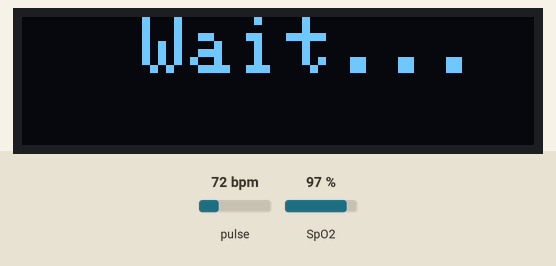
Recording of a sketch running on a simulated Arduino Uno, built with avr-gcc and run on an emulated ATmega328P. On the bench: 128×32 one-colour display. The inputs (shaded band) are chosen by the test bench; at power-on: pulse 72 bpm, SpO2 97 %. The display library's start-up logo is not drawn.

Above: at 3.1 s.
At 13.2 s:
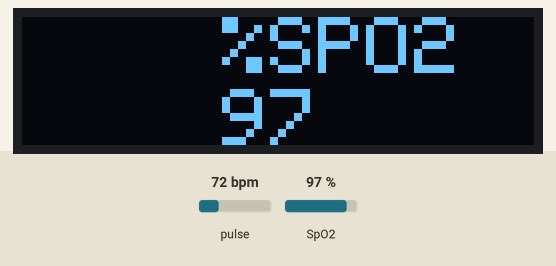

Measured:
- what the display in image 0 shows lasts 10.1 s, from 3.1 s to 13.2 s

The sketch:

spo2_max30102_v1.ino
```cpp
/* This code works with MA30102 + 128x32 OLED i2c + Arduino nano
 * It displays average %spo2 on the screen, updates every 1 sec.
 * The firmware is provided as is. Accuracy of the result depends on many factors e.g. the enclosure, finger pressure,
 * excessive ambient light, therefore accuracy is not guaranteed
 */
#include <Adafruit_GFX.h>        //OLED libraries
#include <Adafruit_SSD1306.h>
#include <Wire.h>
#include "MAX30105.h"
#include "spo2_algorithm.h"

MAX30105 particleSensor;

#define MAX_BRIGHTNESS 255

#if defined(__AVR_ATmega328P__) || defined(__AVR_ATmega168__)
//Arduino Uno doesn't have enough SRAM to store 100 samples of IR led data and red led data in 32-bit format
//To solve this problem, 16-bit MSB of the sampled data will be truncated. Samples become 16-bit data.
uint16_t irBuffer[100]; //infrared LED sensor data
uint16_t redBuffer[100];  //red LED sensor data
#else
uint32_t irBuffer[100]; //infrared LED sensor data
uint32_t redBuffer[100];  //red LED sensor data
#endif

int32_t bufferLength; //data length
int32_t spo2; //SPO2 value
int8_t validSPO2; //indicator to show if the SPO2 calculation is valid
int32_t heartRate; //heart rate value
int8_t validHeartRate; //indicator to show if the heart rate calculation is valid
long lastfingerTime=0;
long contfingerDur=0;

#define SCREEN_WIDTH 128 // OLED display width, in pixels
#define SCREEN_HEIGHT 32 // OLED display height, in pixels
#define OLED_RESET    -1 // Reset pin # (or -1 if sharing Arduino reset pin)

Adafruit_SSD1306 display(SCREEN_WIDTH, SCREEN_HEIGHT,&Wire,OLED_RESET);//Declaring the display name (display)

void setup()
{
  //Serial.begin(9600); // initialize serial communication at 115200 bits per second:

  display.begin(SSD1306_SWITCHCAPVCC, 0x3C); //Start the OLED display
  display.display();
  delay(3000);

  particleSensor.begin(Wire, I2C_SPEED_FAST); //Initialize sensor
  //Serial.println(F("Attach sensor to finger with rubber band. Press any key to start conversion"));
  //while (Serial.available() == 0) ; //wait until user presses a key
  //Serial.read();

  byte ledBrightness = 60; //Options: 0=Off to 255=50mA
  byte sampleAverage = 4; //Options: 1, 2, 4, 8, 16, 32
  byte ledMode = 2; //Options: 1 = Red only, 2 = Red + IR, 3 = Red + IR + Green
  byte sampleRate = 200; //Options: 50, 100, 200, 400, 800, 1000, 1600, 3200
  int pulseWidth = 411; //Options: 69, 118, 215, 411
  int adcRange = 4096; //Options: 2048, 4096, 8192, 16384

  particleSensor.setup(ledBrightness, sampleAverage, ledMode, sampleRate, pulseWidth, adcRange); //Configure sensor with these settings
}

void loop()
{
  bufferLength = 100; //buffer length of 100 stores 4 seconds of samples running at 25sps

  //read the first 100 samples, and determine the signal range
  for (byte i = 0 ; i < bufferLength ; i++)
  {
    while (particleSensor.available() == false) //do we have new data?
      particleSensor.check(); //Check the sensor for new data

    redBuffer[i] = particleSensor.getRed();
    while(redBuffer[i] < 10000){
      display.clearDisplay();
      display.setTextSize(1);
      display.setTextColor(WHITE);
      display.setCursor(30,5);
      display.println("Please Place ");
      display.setCursor(30,15);
      display.println("your finger ");
      display.display();

      particleSensor.nextSample();
      redBuffer[i] = particleSensor.getRed();

      lastfingerTime = 0;contfingerDur=0;
    }

    irBuffer[i] = particleSensor.getIR();
    particleSensor.nextSample(); //We're finished with this sample so move to next sample

    display.clearDisplay();
    display.setTextSize(2);
    display.setTextColor(WHITE);
    display.setCursor(30,0);
    display.println("Wait...");
    display.display();

    if (lastfingerTime == 0){lastfingerTime = millis();}
    contfingerDur=millis()-lastfingerTime;
  }

  //calculate heart rate and SpO2 after first 100 samples (first 4 seconds of samples)
  maxim_heart_rate_and_oxygen_saturation(irBuffer, bufferLength, redBuffer, &spo2, &validSPO2, &heartRate, &validHeartRate);

  //Continuously taking samples from MAX30102.  Heart rate and SpO2 are calculated every 1 second
  while (1)
  {
    if (contfingerDur > 10000 && validSPO2 == 1){ // wait for 10 secs
      display.clearDisplay();
      display.setTextSize(2);//Near it display the average BPM you can display the BPM if you want
      display.setTextColor(WHITE);
      display.setCursor(50,0);
      display.println("%SPO2");
      display.setCursor(50,18);
      display.println(spo2);
      display.display();
    }
    else{
      display.clearDisplay();
      display.setTextSize(2);
      display.setTextColor(WHITE);
      display.setCursor(30,0);
      display.println("Wait...");
      display.display();
    }
    //dumping the first 25 sets of samples in the memory and shift the last 75 sets of samples to the top
    for (byte i = 25; i < 100; i++)
    {
      redBuffer[i - 25] = redBuffer[i];
      irBuffer[i - 25] = irBuffer[i];
    }

    //take 25 sets of samples before calculating the heart rate.Should take 1 sec
    for (byte i = 75; i < 100; i++)
    {
      while (particleSensor.available() == false) //do we have new data?
        particleSensor.check(); //Check the sensor for new data

      //digitalWrite(readLED, !digitalRead(readLED)); //Blink onboard LED with every data read

      redBuffer[i] = particleSensor.getRed();
      while(redBuffer[i] < 10000){
        display.clearDisplay();
        display.setTextSize(1);
        display.setTextColor(WHITE);
        display.setCursor(30,5);
        display.println("Please Place ");
        display.setCursor(30,15);
        display.println("your finger ");
        display.display();
        particleSensor.nextSample();
        redBuffer[i] = particleSensor.getRed();
        lastfingerTime = 0;contfingerDur=0;
      }
      irBuffer[i] = particleSensor.getIR();
      particleSensor.nextSample(); //We're finished with this sample so move to next sample

      if (lastfingerTime == 0){
        display.clearDisplay();
        display.setTextSize(2);
        display.setTextColor(WHITE);
        display.setCursor(30,0);
        display.println("Wait...");
        display.display();
        lastfingerTime = millis();
      }
      //contfingerDur=millis()-lastfingerTime;
    }
    contfingerDur=millis()-lastfingerTime;
    //After gathering 25 new samples recalculate HR and SP02
    maxim_heart_rate_and_oxygen_saturation(irBuffer, bufferLength, redBuffer, &spo2, &validSPO2, &heartRate, &validHeartRate);
  }
}
```
